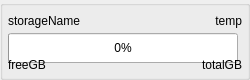
<?xml version="1.0" encoding="UTF-8"?>
<ui version="4.0">
 <class>storage_GB</class>
 <widget class="QWidget" name="storage_GB">
  <property name="geometry">
   <rect>
    <x>0</x>
    <y>0</y>
    <width>250</width>
    <height>80</height>
   </rect>
  </property>
  <property name="minimumSize">
   <size>
    <width>250</width>
    <height>80</height>
   </size>
  </property>
  <property name="maximumSize">
   <size>
    <width>250</width>
    <height>80</height>
   </size>
  </property>
  <layout class="QVBoxLayout" name="verticalLayout">
   <property name="spacing">
    <number>0</number>
   </property>
   <property name="leftMargin">
    <number>0</number>
   </property>
   <property name="topMargin">
    <number>0</number>
   </property>
   <property name="rightMargin">
    <number>0</number>
   </property>
   <property name="bottomMargin">
    <number>0</number>
   </property>
   <item>
    <widget class="QGroupBox" name="storage_groupB_1">
     <property name="sizePolicy">
      <sizepolicy hsizetype="Fixed" vsizetype="Fixed">
       <horstretch>0</horstretch>
       <verstretch>0</verstretch>
      </sizepolicy>
     </property>
     <property name="minimumSize">
      <size>
       <width>250</width>
       <height>80</height>
      </size>
     </property>
     <property name="maximumSize">
      <size>
       <width>250</width>
       <height>80</height>
      </size>
     </property>
     <property name="title">
      <string/>
     </property>
     <property name="alignment">
      <set>Qt::AlignmentFlag::AlignCenter</set>
     </property>
     <property name="flat">
      <bool>false</bool>
     </property>
     <property name="checkable">
      <bool>false</bool>
     </property>
     <layout class="QVBoxLayout" name="verticalLayout_11">
      <property name="spacing">
       <number>5</number>
      </property>
      <property name="leftMargin">
       <number>5</number>
      </property>
      <property name="topMargin">
       <number>5</number>
      </property>
      <property name="rightMargin">
       <number>5</number>
      </property>
      <property name="bottomMargin">
       <number>5</number>
      </property>
      <item>
       <layout class="QHBoxLayout" name="name_temp_layout" stretch="0,0">
        <property name="spacing">
         <number>5</number>
        </property>
        <item>
         <widget class="QLabel" name="name_storage_1">
          <property name="minimumSize">
           <size>
            <width>0</width>
            <height>20</height>
           </size>
          </property>
          <property name="maximumSize">
           <size>
            <width>16777215</width>
            <height>20</height>
           </size>
          </property>
          <property name="text">
           <string>storageName</string>
          </property>
         </widget>
        </item>
        <item>
         <widget class="QLabel" name="temp_storage_lable_1">
          <property name="minimumSize">
           <size>
            <width>0</width>
            <height>20</height>
           </size>
          </property>
          <property name="maximumSize">
           <size>
            <width>16777215</width>
            <height>20</height>
           </size>
          </property>
          <property name="text">
           <string>temp</string>
          </property>
          <property name="alignment">
           <set>Qt::AlignmentFlag::AlignRight|Qt::AlignmentFlag::AlignTrailing|Qt::AlignmentFlag::AlignVCenter</set>
          </property>
         </widget>
        </item>
       </layout>
      </item>
      <item>
       <widget class="QProgressBar" name="progressBar_storage_1">
        <property name="sizePolicy">
         <sizepolicy hsizetype="Preferred" vsizetype="Preferred">
          <horstretch>0</horstretch>
          <verstretch>0</verstretch>
         </sizepolicy>
        </property>
        <property name="minimumSize">
         <size>
          <width>230</width>
          <height>30</height>
         </size>
        </property>
        <property name="maximumSize">
         <size>
          <width>230</width>
          <height>30</height>
         </size>
        </property>
        <property name="value">
         <number>0</number>
        </property>
        <property name="alignment">
         <set>Qt::AlignmentFlag::AlignCenter</set>
        </property>
        <property name="textVisible">
         <bool>true</bool>
        </property>
        <property name="orientation">
         <enum>Qt::Orientation::Horizontal</enum>
        </property>
        <property name="invertedAppearance">
         <bool>false</bool>
        </property>
        <property name="textDirection">
         <enum>QProgressBar::Direction::TopToBottom</enum>
        </property>
        <property name="format">
         <string>%p%</string>
        </property>
       </widget>
      </item>
      <item>
       <layout class="QHBoxLayout" name="lable_GB_storage_1" stretch="0,0">
        <property name="spacing">
         <number>0</number>
        </property>
        <property name="sizeConstraint">
         <enum>QLayout::SizeConstraint::SetFixedSize</enum>
        </property>
        <item>
         <widget class="QLabel" name="freeGB_storage_label_1">
          <property name="minimumSize">
           <size>
            <width>0</width>
            <height>20</height>
           </size>
          </property>
          <property name="maximumSize">
           <size>
            <width>16777215</width>
            <height>20</height>
           </size>
          </property>
          <property name="text">
           <string>freeGB</string>
          </property>
         </widget>
        </item>
        <item>
         <widget class="QLabel" name="totalGB_storage_lable_1">
          <property name="minimumSize">
           <size>
            <width>0</width>
            <height>20</height>
           </size>
          </property>
          <property name="maximumSize">
           <size>
            <width>16777215</width>
            <height>20</height>
           </size>
          </property>
          <property name="text">
           <string>totalGB</string>
          </property>
          <property name="alignment">
           <set>Qt::AlignmentFlag::AlignRight|Qt::AlignmentFlag::AlignTrailing|Qt::AlignmentFlag::AlignVCenter</set>
          </property>
         </widget>
        </item>
       </layout>
      </item>
     </layout>
    </widget>
   </item>
  </layout>
 </widget>
 <resources/>
 <connections/>
</ui>
